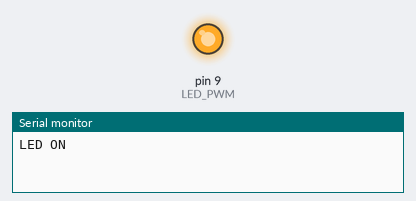
The sketch below on a simulated Arduino Uno, built with avr-gcc and run on an emulated ATmega328P. Shown: output pins drawn as LEDs (lit = HIGH), the last lines printed to the serial monitor.

Above: at 0.05 s.
At 9.95 s:
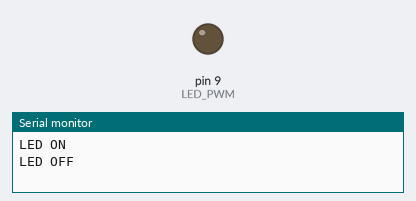
At 17.45 s:
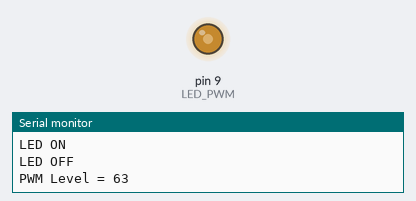
At 24.95 s:
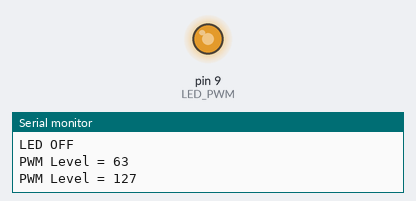
Timing chart, 0 to 39.0 s (numbered marks = the images above):
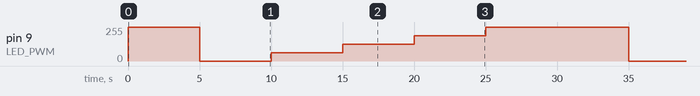

Measured:
- by itself, pin 9 (LED_PWM): repeats every 30.0 s: 0/255 5.0 s, 63/255 5.0 s, 127/255 5.0 s, 191/255 5.0 s, 255/255 10.0 s

The sketch:

LED_Test_PWM.ino
```cpp
/*

LED Driver Testing

*/
const int LED_PWM = 9;

void setup() {
  // set the slaveSelectPin as an output:
  pinMode (LED_PWM, OUTPUT);
  // initialize SPI:
  Serial.begin(9600);

  //change clock speed

}

void loop() {

  analogWrite(LED_PWM, 255);
  Serial.println("LED ON");
  Serial.println("");
  delay(5000);
  analogWrite(LED_PWM, 0);
  Serial.println("LED OFF");
  Serial.println("");
  delay(5000);
  int pwm = 0;
  for (int pwmlevel = 1; pwmlevel < 5; pwmlevel++) {

    pwm=((pwmlevel * 64) - 1);
    analogWrite(LED_PWM, pwm);
    delay(5000);
    Serial.print("PWM Level = ");
    Serial.println(pwm);
    Serial.println("");
  }

}
```
